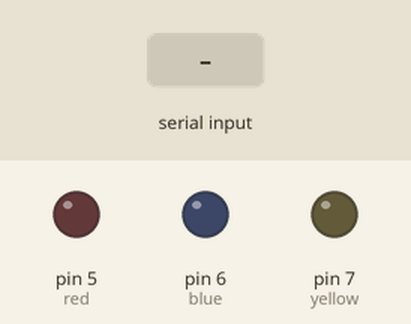
Simulated run of this sketch. Board: Arduino Uno, built with avr-gcc and run on an emulated ATmega328P. On the bench: output pins drawn as LEDs (lit = HIGH). The test bench sets the inputs (shaded band).

Above: at 1.2 s.
1.3 s: "u" received over Serial
At 1.9 s:
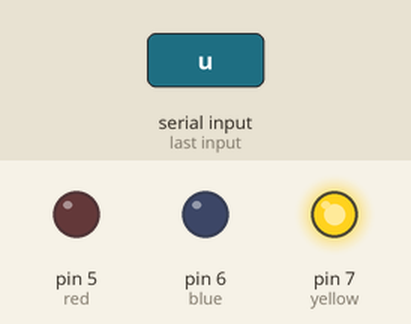
2.8 s: "h" received over Serial
At 3.1 s:
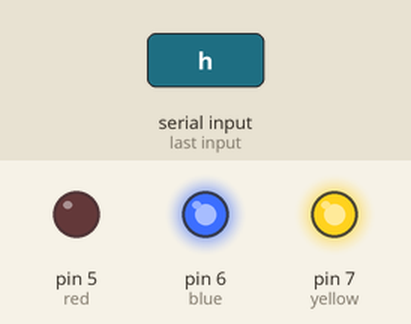
4.3 s: "k" received over Serial
At 5.4 s:
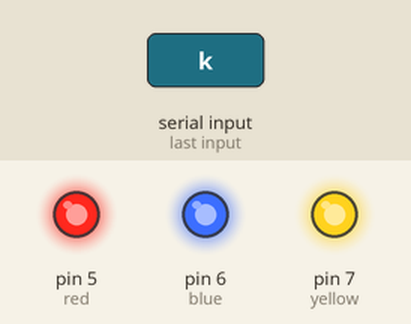
5.8 s: "u" received over Serial
At 6.6 s:
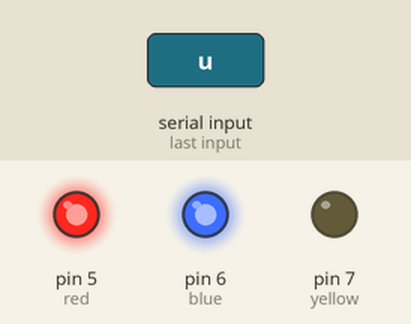
7.3 s: "h" received over Serial
At 7.7 s:
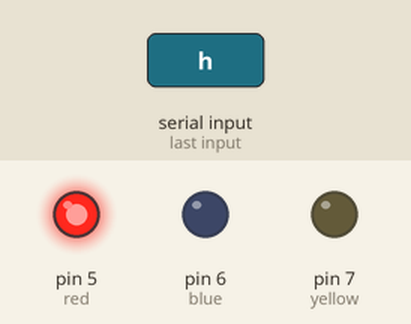
Timing chart, 0 to 9.8 s (numbered marks = the images above; inputs shaded):
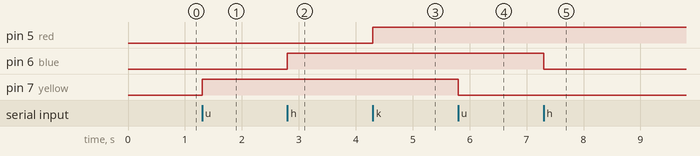

Measured:
- after the input at 1.3 s, pin 7 (yellow): LOW → HIGH at once
- after the input at 2.8 s, pin 6 (blue): LOW → HIGH at once
- after the input at 4.3 s, pin 5 (red): LOW → HIGH at once
- after the input at 5.8 s, pin 7 (yellow): HIGH → LOW at once
- after the input at 7.3 s, pin 6 (blue): HIGH → LOW at once

The sketch:

Bluetooth_Project.ino
```cpp
// Declaración de los pines del Arduino
#define yellow 7
#define blue 6
#define red 5

//Initial state
bool state_yellow = LOW;
bool state_blue = LOW;
bool state_red = LOW;

void setup() {
  Serial.begin(9600); //Velocidad de comunicación Serial

  //Configura los pines de salida
  for(int i=5;i<=7;i++){
    pinMode(i, OUTPUT);
    digitalWrite(i, LOW);
  }

}

void loop() {
  char crt; //Variable caracter que recibe los datos via Bluetooth

  //Preguntar si hay dato disponible en el puerto serial
  if(Serial.available()){
    crt = Serial.read();

    // Preguntar si se activó el led Amarillo
    if(crt == 'u'){
      state_yellow = !state_yellow; // Cambia el estado de la variable bool
      digitalWrite(yellow, state_yellow);
    }

    // Preguntar si se activó el led Azul
    if(crt == 'h'){
      state_blue = !state_blue; // Cambia el estado de la variable bool
      digitalWrite(blue, state_blue);
    }

    // Preguntar si se activó el led Rojo
    if(crt == 'k'){
      state_red = !state_red; // Cambia el estado de la variable bool
      digitalWrite(red, state_red);
    }
  }
}
```
